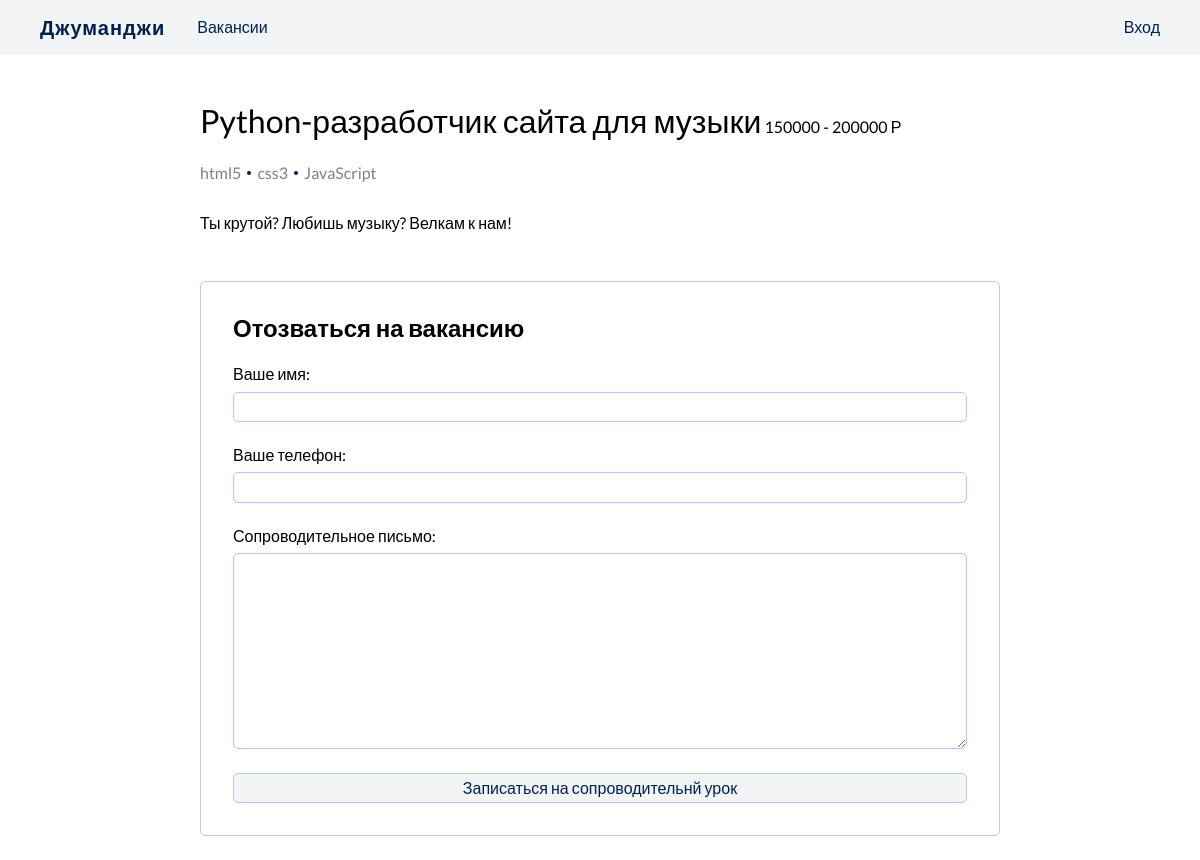
Page /vacancies/6 on the committed database.
### jumanji/models.py (models this page shows, shortened)
class Vacancy(models.Model):
    title = models.CharField(max_length=100)
    specialty = models.ForeignKey(Specialty, on_delete=models.CASCADE, related_name="vacancies", default=None)
    company = models.ForeignKey(Company, on_delete=models.CASCADE, related_name='vacancies')
    salary_from = models.IntegerField()
    salary_to = models.IntegerField()
    posted_at = models.DateField(default=timezone.now)
    skills = models.CharField(max_length=250)
    description = models.TextField()
    def get_skills(self):
        return self.skills.split(', ')

### jumanji/views.py (the view, shortened to what this page needs)
# urls.py: path('vacancies/<int:pk>', VacancyApplicationView.as_view(), name="vacancy_detail"),
class VacancyApplicationView(View):
    def get(self, request, *args, **kwargs):
        view = VacancyDetailView.as_view()
        return view(request, *args, **kwargs)

### jumanji/views.py (called while the page is built)
    def get_context_data(self, *args, **kwargs):
        context = super().get_context_data(*args, **kwargs)
        context['form'] = ContactUsForm
        return context

### jumanji/templates/jumanji/vacancy-detail.html (shortened to what this page needs)
{% extends 'base.html' %}
{% block content %}
<div class="vacancy-description">
    <div class="title">
        <h2>{{ object.title }}</h2>
        <span class="salary">{{ object.salary_from }} - {{ object.salary_to }} Р</span>
    </div>
    <ul class="tags">
        {% for skill in vacancy.get_skills %}
        <li>{{ skill }}</li>
        {% endfor %}
    </ul>
    <div class="description">
    {{ object.description|safe }}
    </div>
    <form class="contact-us" method="post">
        <h3>Отозваться на вакансию</h3>
        <div class="form-item">
            <label for="name">Ваше имя:</label>
            {{ form.name }}
        </div>
        <div class="form-item">
            <label for="phone">Ваше телефон:</label>
            {{ form.phone }}
        </div>
        <div class="form-item">
            <label for="text">Сопроводительное письмо:</label>
            {{ form.message}}
        </div>
        <button type="submit">Записаться на сопроводительнй урок</button>
    </form>
</div>
{% endblock  %}

### static/css/general_style.css (style rules this page uses)
:root { --background: #fffffe; --secondBackground: #f2f4f6; --darkBackground: #001534; --headline: #00214d; --paragraph: #1b2d45; --darkParagraph: #b7c9e4; --red: #ff5470; --lightRed: rgba(255, 84, 112, .2); --yellow: #fde24f; --skyBlue: #00ebc7; }
* { font-family: 'Lato', sans-serif; }
body { display: flex; flex-direction: column; min-height: 100vh; }
h1, h2, h3 { text-align: center; }
h2 { font-weight: normal; font-size: 2rem; margin: 2rem 0; }
h3 { font-size: 1.5rem; margin: 0; }
.form-item { display: flex; flex-direction: column; gap: .5rem; }
input, textarea, select { outline: none; border: 1px solid var(--darkParagraph); border-radius: 5px; padding: 5px 8px; }
.btn, button { background-color: var(--secondBackground); border: 1px solid var(--darkParagraph); border-radius: 5px; padding: 5px 8px; color: var(--headline); cursor: pointer; }
ul.tags { display: flex; flex-wrap: wrap; list-style: none; margin: 0; margin-bottom: .5rem; padding: 0; }
ul.tags li { position: relative; }
ul.tags li:not(:last-child) { margin-right: 1rem; }
ul.tags li:not(:last-child):after { content: ''; position: absolute; right: -.625rem; top: 50%; transform: translateY(-50%); width: .25rem; height: .25rem; border-radius: 100%; background: var(--headline); }

### jumanji/static/css/style.css (style rules this page uses)
.vacancy-description { display: flex; flex-direction: column; gap: 1.5rem; max-width: 800px; margin: 0 auto; }
.vacancy-description h2 { margin: 0; display: inline-block; }
.vacancy-description .tags { color: gray; }
form.contact-us { display: flex; flex-direction: column; gap: 1.5rem; margin: 1.5rem 0; padding: 2rem; border: 1px solid var(--darkParagraph); border-radius: 5px; }
form.contact-us h3 { margin: 0; text-align: left; }
form.contact-us .form-item { display: flex; flex-direction: column; gap: .5rem; }
form.contact-us button { width: auto; }

### rows in the picture
Vacancy: title "Python-разработчик сайта для музыки", salary_from "150000", salary_to "200000", description "Ты крутой? Любишь музыку? Велкам к нам!"

### other values in the picture
{{ skill }} "html5" "css3" "JavaScript"
